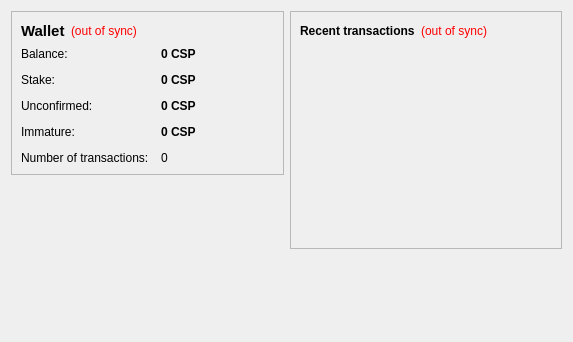
<?xml version="1.0" encoding="UTF-8"?>
<ui version="4.0">
 <class>OverviewPage</class>
 <widget class="QWidget" name="OverviewPage">
  <property name="geometry">
   <rect>
    <x>0</x>
    <y>0</y>
    <width>573</width>
    <height>342</height>
   </rect>
  </property>
  <property name="windowTitle">
   <string>Form</string>
  </property>
  <layout class="QHBoxLayout" name="horizontalLayout" stretch="1,1">
   <item>
    <layout class="QVBoxLayout" name="verticalLayout_2">
     <item>
      <widget class="QFrame" name="frame">
       <property name="frameShape">
        <enum>QFrame::StyledPanel</enum>
       </property>
       <property name="frameShadow">
        <enum>QFrame::Raised</enum>
       </property>
       <layout class="QVBoxLayout" name="verticalLayout_4">
        <item>
         <layout class="QHBoxLayout" name="horizontalLayout_4">
          <item>
           <widget class="QLabel" name="label_5">
            <property name="font">
             <font>
              <pointsize>11</pointsize>
              <weight>75</weight>
              <bold>true</bold>
             </font>
            </property>
            <property name="text">
             <string>Wallet</string>
            </property>
           </widget>
          </item>
          <item>
           <widget class="QLabel" name="labelWalletStatus">
            <property name="toolTip">
             <string>The displayed information may be out of date. Your wallet automatically synchronizes with the Csp network after a connection is established, but this process has not completed yet.</string>
            </property>
            <property name="styleSheet">
             <string notr="true">QLabel { color: red; }</string>
            </property>
            <property name="text">
             <string notr="true">(out of sync)</string>
            </property>
            <property name="alignment">
             <set>Qt::AlignLeading|Qt::AlignLeft|Qt::AlignVCenter</set>
            </property>
           </widget>
          </item>
          <item>
           <spacer name="horizontalSpacer_2">
            <property name="orientation">
             <enum>Qt::Horizontal</enum>
            </property>
            <property name="sizeHint" stdset="0">
             <size>
              <width>40</width>
              <height>20</height>
             </size>
            </property>
           </spacer>
          </item>
         </layout>
        </item>
        <item>
         <layout class="QFormLayout" name="formLayout_2">
          <property name="fieldGrowthPolicy">
           <enum>QFormLayout::AllNonFixedFieldsGrow</enum>
          </property>
          <property name="horizontalSpacing">
           <number>12</number>
          </property>
          <property name="verticalSpacing">
           <number>12</number>
          </property>
          <item row="0" column="0">
           <widget class="QLabel" name="label">
            <property name="text">
             <string>Balance:</string>
            </property>
           </widget>
          </item>
          <item row="0" column="1">
           <widget class="QLabel" name="labelBalance">
            <property name="font">
             <font>
              <weight>75</weight>
              <bold>true</bold>
             </font>
            </property>
            <property name="cursor">
             <cursorShape>IBeamCursor</cursorShape>
            </property>
            <property name="toolTip">
             <string>Your current balance</string>
            </property>
            <property name="text">
             <string notr="true">0 CSP</string>
            </property>
            <property name="textInteractionFlags">
             <set>Qt::LinksAccessibleByMouse|Qt::TextSelectableByKeyboard|Qt::TextSelectableByMouse</set>
            </property>
           </widget>
          </item>
          <item row="1" column="0">
           <widget class="QLabel" name="label_6">
            <property name="text">
             <string>Stake:</string>
            </property>
           </widget>
          </item>
          <item row="1" column="1">
           <widget class="QLabel" name="labelStake">
            <property name="font">
             <font>
              <weight>75</weight>
              <bold>true</bold>
             </font>
            </property>
            <property name="cursor">
             <cursorShape>IBeamCursor</cursorShape>
            </property>
            <property name="toolTip">
             <string>Total of coins that was staked, and do not yet count toward the current balance</string>
            </property>
            <property name="text">
             <string notr="true">0 CSP</string>
            </property>
            <property name="textInteractionFlags">
             <set>Qt::LinksAccessibleByMouse|Qt::TextSelectableByKeyboard|Qt::TextSelectableByMouse</set>
            </property>
           </widget>
          </item>
          <item row="2" column="0">
           <widget class="QLabel" name="label_3">
            <property name="text">
             <string>Unconfirmed:</string>
            </property>
           </widget>
          </item>
          <item row="2" column="1">
           <widget class="QLabel" name="labelUnconfirmed">
            <property name="font">
             <font>
              <weight>75</weight>
              <bold>true</bold>
             </font>
            </property>
            <property name="cursor">
             <cursorShape>IBeamCursor</cursorShape>
            </property>
            <property name="toolTip">
             <string>Total of transactions that have yet to be confirmed, and do not yet count toward the current balance</string>
            </property>
            <property name="text">
             <string notr="true">0 CSP</string>
            </property>
            <property name="textInteractionFlags">
             <set>Qt::LinksAccessibleByMouse|Qt::TextSelectableByKeyboard|Qt::TextSelectableByMouse</set>
            </property>
           </widget>
          </item>
          <item row="3" column="0">
           <widget class="QLabel" name="labelImmatureText">
            <property name="text">
             <string>Immature:</string>
            </property>
           </widget>
          </item>
          <item row="3" column="1">
           <widget class="QLabel" name="labelImmature">
            <property name="font">
             <font>
              <weight>75</weight>
              <bold>true</bold>
             </font>
            </property>
            <property name="toolTip">
             <string>Mined balance that has not yet matured</string>
            </property>
            <property name="text">
             <string notr="true">0 CSP</string>
            </property>
            <property name="textInteractionFlags">
             <set>Qt::LinksAccessibleByMouse|Qt::TextSelectableByKeyboard|Qt::TextSelectableByMouse</set>
            </property>
           </widget>
          </item>
          <item row="4" column="0">
           <widget class="QLabel" name="label_2">
            <property name="text">
             <string>Number of transactions:</string>
            </property>
           </widget>
          </item>
          <item row="4" column="1">
           <widget class="QLabel" name="labelNumTransactions">
            <property name="toolTip">
             <string>Total number of transactions in wallet</string>
            </property>
            <property name="text">
             <string notr="true">0</string>
            </property>
           </widget>
          </item>
         </layout>
        </item>
       </layout>
      </widget>
     </item>
     <item>
      <spacer name="verticalSpacer">
       <property name="orientation">
        <enum>Qt::Vertical</enum>
       </property>
       <property name="sizeHint" stdset="0">
        <size>
         <width>20</width>
         <height>40</height>
        </size>
       </property>
      </spacer>
     </item>
     <item>
      <widget class="QLabel" name="label_6">
       <property name="text">
        <string/>
       </property>
       <property name="pixmap">
        <pixmap resource="../bitcoin.qrc">:/images/backg</pixmap>
       </property>
       <property name="scaledContents">
        <bool>false</bool>
       </property>
       <property name="alignment">
        <set>Qt::AlignCenter</set>
       </property>
       <property name="margin">
        <number>-2</number>
       </property>
      </widget>
     </item>
    </layout>
   </item>
   <item>
    <layout class="QVBoxLayout" name="verticalLayout_3">
     <item>
      <widget class="QFrame" name="frame_2">
       <property name="frameShape">
        <enum>QFrame::StyledPanel</enum>
       </property>
       <property name="frameShadow">
        <enum>QFrame::Raised</enum>
       </property>
       <layout class="QVBoxLayout" name="verticalLayout">
        <item>
         <layout class="QHBoxLayout" name="horizontalLayout_2">
          <item>
           <widget class="QLabel" name="label_4">
            <property name="text">
             <string>&lt;b&gt;Recent transactions&lt;/b&gt;</string>
            </property>
           </widget>
          </item>
          <item>
           <widget class="QLabel" name="labelTransactionsStatus">
            <property name="toolTip">
             <string>The displayed information may be out of date. Your wallet automatically synchronizes with the Csp network after a connection is established, but this process has not completed yet.</string>
            </property>
            <property name="styleSheet">
             <string notr="true">QLabel { color: red; }</string>
            </property>
            <property name="text">
             <string notr="true">(out of sync)</string>
            </property>
            <property name="alignment">
             <set>Qt::AlignRight|Qt::AlignTrailing|Qt::AlignVCenter</set>
            </property>
           </widget>
          </item>
          <item>
           <spacer name="horizontalSpacer">
            <property name="orientation">
             <enum>Qt::Horizontal</enum>
            </property>
            <property name="sizeHint" stdset="0">
             <size>
              <width>40</width>
              <height>20</height>
             </size>
            </property>
           </spacer>
          </item>
         </layout>
        </item>
        <item>
         <widget class="QListView" name="listTransactions">
          <property name="styleSheet">
           <string notr="true">QListView { background: transparent; }</string>
          </property>
          <property name="frameShape">
           <enum>QFrame::NoFrame</enum>
          </property>
          <property name="verticalScrollBarPolicy">
           <enum>Qt::ScrollBarAlwaysOff</enum>
          </property>
          <property name="horizontalScrollBarPolicy">
           <enum>Qt::ScrollBarAlwaysOff</enum>
          </property>
          <property name="selectionMode">
           <enum>QAbstractItemView::NoSelection</enum>
          </property>
         </widget>
        </item>
       </layout>
      </widget>
     </item>
     <item>
      <spacer name="verticalSpacer_2">
       <property name="orientation">
        <enum>Qt::Vertical</enum>
       </property>
       <property name="sizeHint" stdset="0">
        <size>
         <width>20</width>
         <height>40</height>
        </size>
       </property>
      </spacer>
     </item>
    </layout>
   </item>
  </layout>
 </widget>
 <resources/>
 <connections/>
</ui>
